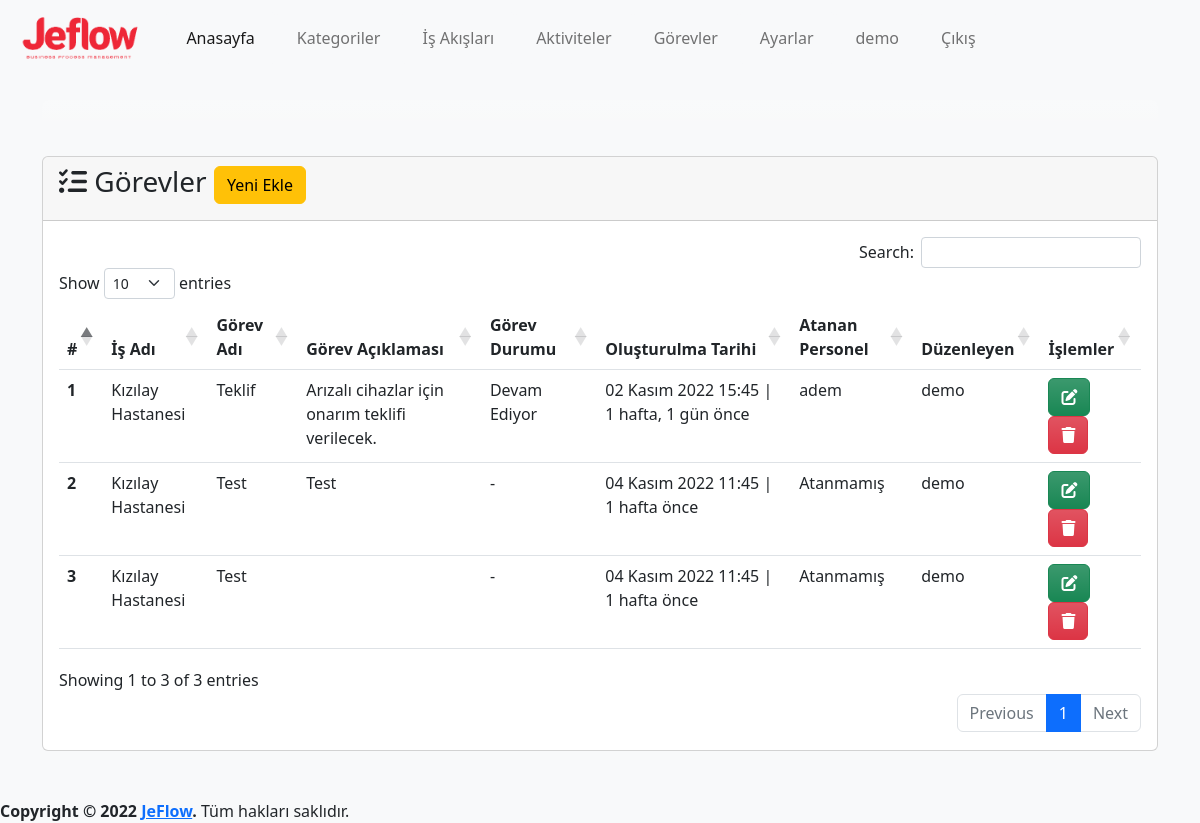
Page /task/ (signed in) on the earlier database version.
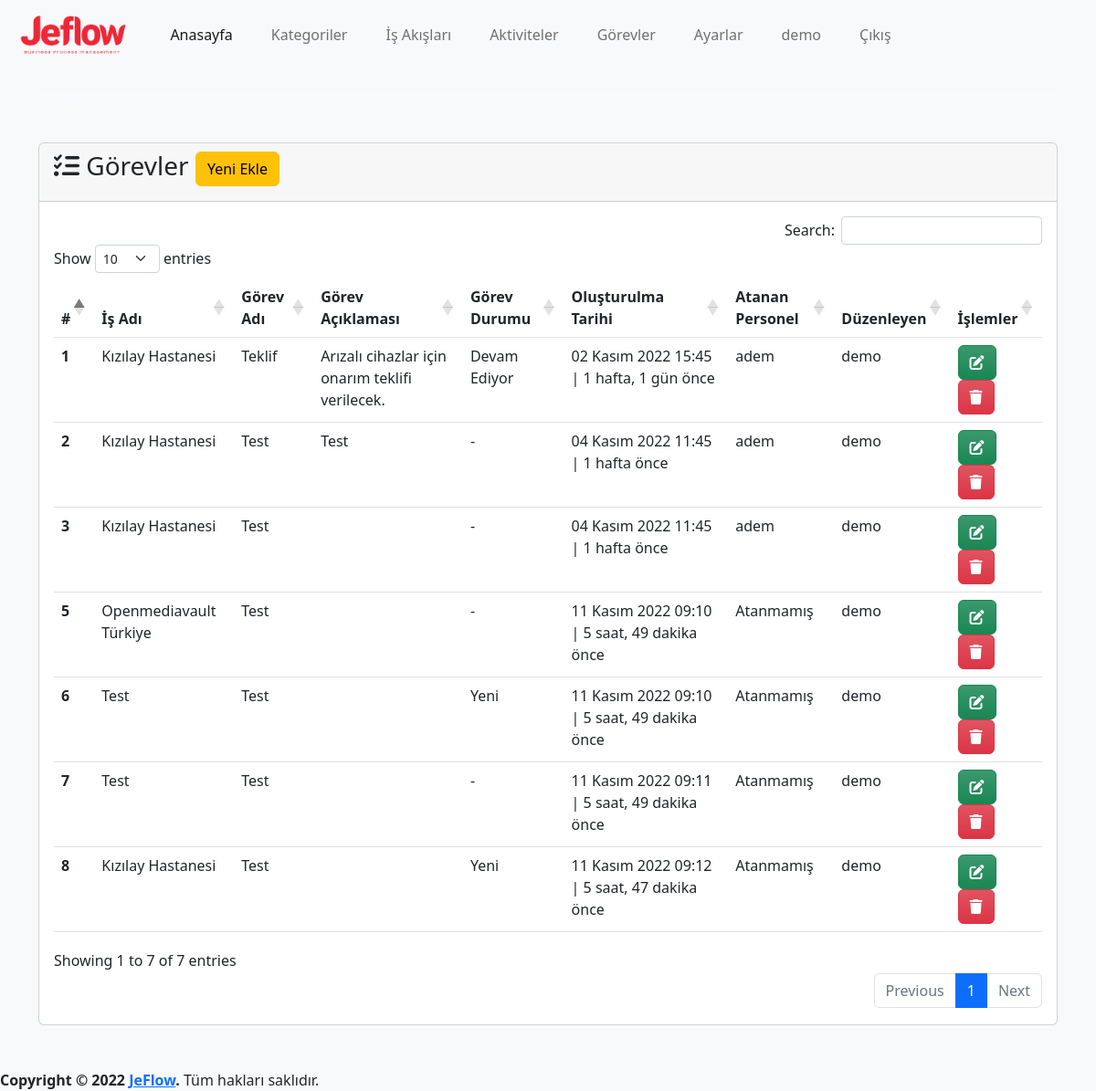
Same page on the later database version.
### app/models.py (models this page shows, shortened)
class Task(models.Model):
    process=models.ForeignKey(Process,on_delete=models.CASCADE,verbose_name='İş Adı')
    name=models.CharField(max_length=500,verbose_name='Görev Adı')
    description=models.TextField(verbose_name='Görev Açıklaması', blank=True, null=True)
    state=models.ForeignKey(State, on_delete=models.SET_NULL,verbose_name='Durum', blank=True, null=True)
    assigned_user=models.ForeignKey(User,on_delete=models.SET_NULL,related_name='assigned_user',verbose_name='Atanan Personel', blank=True, null=True)
    created_date=models.DateTimeField(auto_now_add=True, verbose_name='Oluşturulma Tarihi')
    user=models.ForeignKey(User,on_delete=models.CASCADE,verbose_name='Kullanıcı', blank=True, null=True)
    class Meta:
        verbose_name='Görev'
        verbose_name_plural='Görevler'

class Process(models.Model):
    category=models.ForeignKey(Category,on_delete=models.CASCADE,verbose_name='Kategori')
    name=models.CharField(max_length=500,verbose_name='İş Akış Adı')
    description=models.TextField(verbose_name='İş Akış Açıklaması', blank=True, null=True)
    state=models.ForeignKey(State, on_delete=models.SET_NULL,verbose_name='Durum', blank=True, null=True)
    created_date=models.DateTimeField(auto_now_add=True, verbose_name='Oluşturulma Tarihi')
    user=models.ForeignKey(User,on_delete=models.CASCADE,verbose_name='Kullanıcı', blank=True, null=True)
    def __str__(self):
        return self.name # + ' - ' + self.created_date.strftime("%d.%m.%Y, %H:%M:%S")
    class Meta:
        verbose_name='İş Akışı'
        verbose_name_plural='İş Akışları'

class State(models.Model):
    name=models.CharField(max_length=100,verbose_name='Durum')
    def __str__(self):
        return self.name
    class Meta:
        verbose_name='Durum'
        verbose_name_plural='Durumlar'

### app/views.py (the view, shortened to what this page needs)
# urls.py: path('task/', views.task, name='task'),
@login_required(login_url='/user/login/')
def task(request):
    state=get_object_or_404(State,name='Yeni')
    task_form=TaskForm(initial={'state':state})
    tasks = Task.objects.order_by('created_date')
    context = {
        'task_form':task_form,
        'tasks': tasks
    }
    return render(request, 'app/task.html', context)

### app/forms.py
class TaskForm(forms.ModelForm):
    class Meta:
        model=Task
        fields=('process','name','description','assigned_user','state')

### templates/app/task.html (shortened to what this page needs)
{% extends 'layout.html' %}
{% load humanize %}
{% block content %}
{% load crispy_forms_tags %}
<div class="row mt-3">
    <div class="col-md-12">
        <div class="card">
            <div class="card-header">
                <h3 class="card-title">
                    <i class="fa-solid fa-list-check"></i>
                    Görevler
                    <button type="button" class="btn btn-warning" data-bs-toggle="modal" data-bs-target="#taskModal">
                        Yeni Ekle
                    </button>
                </h3>
            </div>
            <div class="card-body">
                {% if tasks %}
                <table id="task" class="table table-hover">
                    <thead>
                        <tr>
                            <th scope="col">#</th>
                            <th scope="col">İş Adı</th>
                            <th scope="col">Görev Adı</th>
                            <th scope="col">Görev Açıklaması</th>
                            <th scope="col">Görev Durumu</th>
                            <th scope="col">Oluşturulma Tarihi</th>
                            <th scope="col">Atanan Personel</th>
                            <th scope="col">Düzenleyen</th>
                            <th scope="col">İşlemler</th>
                        </tr>
                    </thead>
                    <tbody>
                        {% for task in tasks %}
                        <tr>
                            <th scope="row">{{ task.id }}</th>
                            <td>{{ task.process }}</td>
                            <td>{{ task.name }}</td>
                            <td>{{ task.description }}</td>
                            <td>
                                {% if task.state is not None %}
                                {{task.state}}
                                {% else %}
                                -
                                {% endif %}
                            </td>
                            <td>{{ task.created_date }} | {{ task.created_date | timesince}} önce</td>
                            <td>
                                {% if task.assigned_user is not None%}
                                {{ task.assigned_user }}
                                {% else %}
                                Atanmamış
                                {% endif %}
                            </td>
                            <td>{{ task.user }}</td>
                            <td>
                                <a class="btn btn-success bg-gradient" href="{% url 'task_update' task.id %}"
                                    data-bs-toggle="popover" data-bs-trigger="hover" data-bs-title="Düzenle"
                                    data-bs-content="Seçili satırdaki kaydı düzenler.">
                                    <i class="fa-solid fa-pen-to-square"></i>
                                </a>
                                <a class="btn btn-danger bg-gradient" href="{% url 'task_delete' task.id %}"
                                    data-bs-toggle="popover" data-bs-trigger="hover" data-bs-title="Sil"
                                    data-bs-content="Seçili satırdaki kaydı siler.">
                                    <i class="fa-solid fa-trash"></i>
                                </a>
                            </td>
                        </tr>
                        {% endfor %}
                    </tbody>
                </table>
                {% else %}
                <div class="alert alert-warning">
                    <p>Görev bulunamadı.</p>
                </div>
                {% endif %}
            </div>
        </div>
    </div>
</div>
{% endblock %}

Differences in the rows shown:
changed Task id 2: assigned_user (not shown) → "adem"; no longer shows "Atanmamış"
changed Task id 3: assigned_user (not shown) → "adem"; no longer shows "Atanmamış"
added Task: id "5", process "Openmediavault Türkiye", name "Test", created_date "11 Kasım 2022 09:10", created_date "5 saat, 49 dakika", shows "Atanmamış", user "demo"
added Task: id "6", process "Test", name "Test", state "Yeni", created_date "11 Kasım 2022 09:10", created_date "5 saat, 49 dakika", shows "Atanmamış", user "demo"
added Task: id "7", process "Test", name "Test", created_date "11 Kasım 2022 09:11", created_date "5 saat, 49 dakika", shows "Atanmamış", user "demo"
added Task: id "8", process "Kızılay Hastanesi", name "Test", state "Yeni", created_date "11 Kasım 2022 09:12", created_date "5 saat, 47 dakika", shows "Atanmamış", user "demo"
Other differences:
text written by a page script: "Search: Show entries Showing 1 to 3 of 3 entries Previous 1 Next" → "Search: Show entries Showing 1 to 7 of 7 entries Previous 1 Next"
